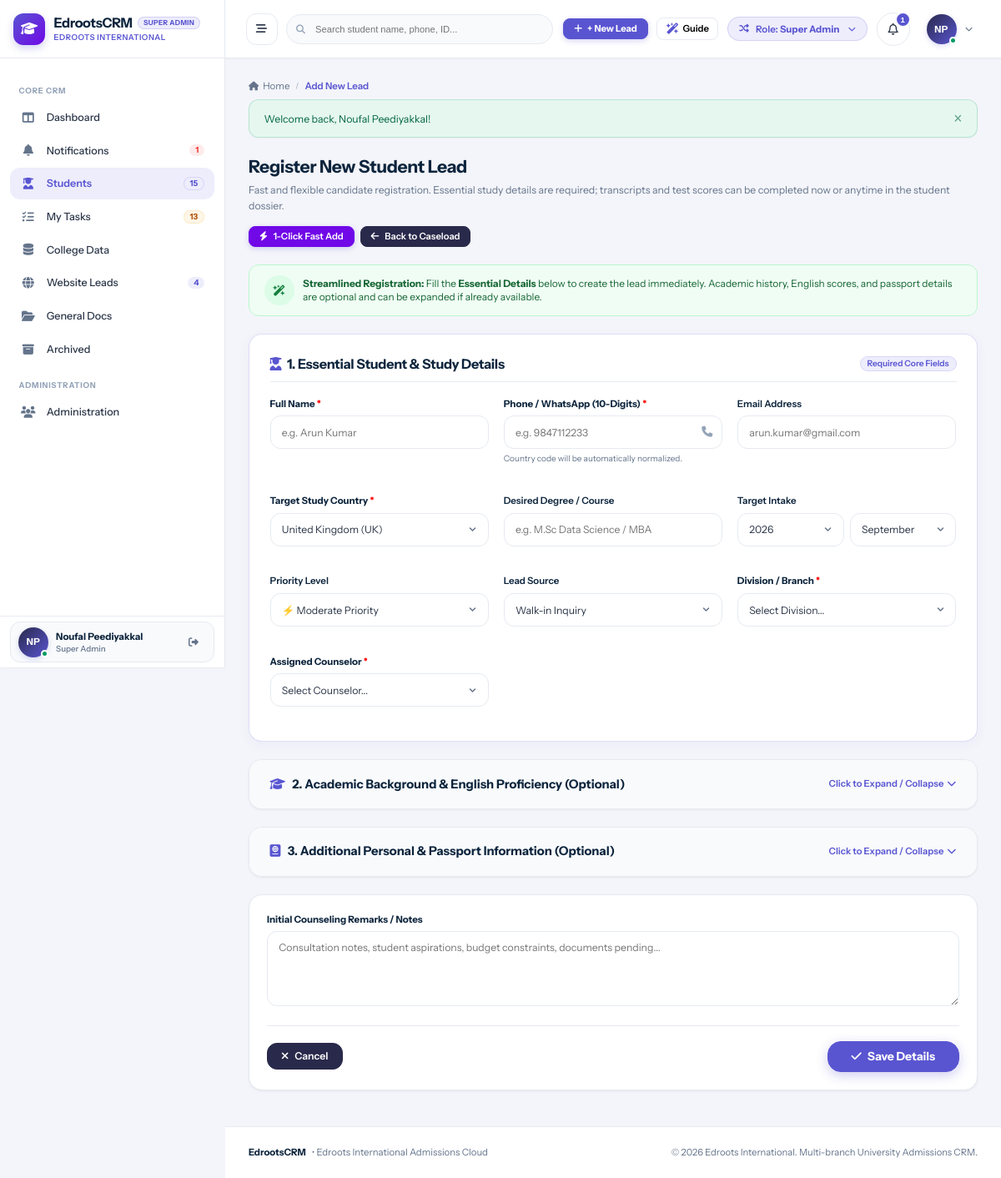
Page /leads/add.php (signed in) on the committed database.
### tables this page shows
CREATE TABLE `users` (
  `id` int(11) NOT NULL AUTO_INCREMENT,
  `branch_id` int(11) DEFAULT NULL,
  `role_id` int(11) NOT NULL,
  `manager_id` int(11) DEFAULT NULL,
  `reporting_manager_id` int(11) DEFAULT NULL,
  `name` varchar(150) NOT NULL,
  `email` varchar(150) NOT NULL,
  `password` varchar(255) NOT NULL,
  `phone` varchar(50) DEFAULT NULL,
  `designation` varchar(100) DEFAULT NULL,
  `avatar` varchar(255) DEFAULT NULL,
  `status` enum('Active','Inactive') DEFAULT 'Active',
  `created_at` datetime DEFAULT current_timestamp(),
  `updated_at` datetime DEFAULT NULL ON UPDATE current_timestamp(),
  PRIMARY KEY (`id`),
  UNIQUE KEY `email` (`email`),
  KEY `idx_branch` (`branch_id`),
  KEY `idx_role` (`role_id`),
  KEY `idx_manager` (`manager_id`)
);

CREATE TABLE `roles` (
  `id` int(11) NOT NULL AUTO_INCREMENT,
  `name` varchar(50) NOT NULL,
  `label` varchar(100) NOT NULL,
  `description` text DEFAULT NULL,
  `created_at` datetime DEFAULT current_timestamp(),
  PRIMARY KEY (`id`),
  UNIQUE KEY `name` (`name`)
);

### leads/add.php (the view, shortened to what the rows shown need)
<?php
require_once __DIR__ . '/../config/database.php';
require_once __DIR__ . '/../config/helpers.php';
require_once __DIR__ . '/../includes/auth.php';
require_login();
$activePage = 'add_lead';
include __DIR__ . '/../includes/header.php';
?>
<div class="page-header" style="display:flex; justify-content:space-between; align-items:flex-start; margin-bottom:1.5rem; flex-wrap:wrap; gap:1rem;">
  <div>
    <h1 style="font-size:1.5rem; font-weight:700; color:var(--text-heading); margin:0 0 0.35rem 0;">Register New Student Lead</h1>
  </div>
</div>
<?php include __DIR__ . '/../includes/footer.php'; ?>

### includes/header.php (shortened to what the rows shown need)
<?php
require_once __DIR__ . '/auth.php';
$currentUser = current_user();
$unreadNotifCount = $currentUser ? get_unread_notifications_count($currentUser['id']) : 0;
$activePage = $activePage ?? '';
?>
<!DOCTYPE html>
<html lang="en">
<head>
  <link rel="stylesheet" href="https://cdnjs.cloudflare.com/ajax/libs/font-awesome/6.5.1/css/all.min.css">
  <link rel="stylesheet" href="<?= base_url('assets/css/style.css') ?>">
</head>
<body>
<div id="app-layout">
  <?php include __DIR__ . '/sidebar.php'; ?>
  <div id="main-wrapper">
    <header id="top-navbar">
      <div class="navbar-right">
        <div class="role-switcher-dropdown" style="position: relative;">
          <button type="button" class="role-switcher-btn" id="role-switcher-btn" title="Simulate different role permissions">
            <span>Role: <strong><?= htmlspecialchars($currentUser['role_label'] ?? 'Guest') ?></strong></span>
          </button>
        </div>
        <div style="position: relative;">
          <button type="button" class="notification-bell-btn" id="notif-bell-btn" title="Notifications">
            <i class="fa-regular fa-bell"></i>
            <?php if ($unreadNotifCount > 0): ?>
              <span class="notification-counter"><?= $unreadNotifCount ?></span>
            <?php endif; ?>
          </button>
        </div>
        <div style="position: relative;">
          <button type="button" class="profile-dropdown-btn" id="user-profile-btn">
            <div class="user-avatar-sm online">
              <?= user_initials($currentUser['name'] ?? 'U') ?>
            </div>
            <i class="fa-solid fa-chevron-down" style="font-size:0.65rem; color:var(--text-muted);"></i>
          </button>
        </div>
      </div>
    </header>
    <main class="content-area">

### includes/sidebar.php (shortened to what the rows shown need)
<?php
global $pdo;
$currentUser = current_user();
$activePage = $activePage ?? '';
$sidebarUnreadNotifs = 0;
try {
    if ($pdo && $currentUser) {
        $now = time();
        $useSidebarCache = !empty($_SESSION['sidebar_cache']) && ($now - ($_SESSION['sidebar_cache_time'] ?? 0) < 30);
        if ($useSidebarCache) {
            $sc = $_SESSION['sidebar_cache'];
            $sidebarActiveLeadsCount = $sc['active_leads'] ?? 0;
            $sidebarWebLeadsCount    = $sc['web_leads'] ?? 0;
            $sidebarScheduledCount   = $sc['scheduled'] ?? 0;
            $sidebarOverdueCount     = $sc['overdue'] ?? 0;
            $sidebarTodayLeadsCount  = $sc['today_leads'] ?? 0;
            $sidebarPendingLeadsCount= $sc['pending_leads'] ?? 0;
            $sidebarTotalTasks       = $sc['total_tasks'] ?? 0;
            $sidebarUnreadNotifs     = $sc['unread_notifs'] ?? 0;
        } else {
            $sidebarUnreadNotifs = get_unread_notifications_count($currentUser['id']);
        }
    }
} catch (Exception $e) {
}
?>
<aside id="sidebar">
<?php
$rawRoleLabel = $currentUser['role_label'] ?? 'Staff';
$headerRoleBadge = $rawRoleLabel;
?>
  <div class="sidebar-header" id="sidebar-brand-header">
    <a href="<?= base_url('dashboard/index.php') ?>" class="brand-wrapper">
      <div class="brand-text">
        <div class="brand-title-row">
          <h1 class="brand-title">EdrootsCRM</h1>
          <span class="sidebar-role-badge sidebar-demo-badge" title="<?= htmlspecialchars($rawRoleLabel) ?>"><?= htmlspecialchars($headerRoleBadge) ?></span>
        </div>
      </div>
    </a>
  </div>
  <nav class="sidebar-nav">
    <a href="<?= base_url('notifications/index.php') ?>" id="sidebar-nav-notifications" class="nav-item <?= ($activePage === 'notifications') ? 'active' : '' ?>">
      <div class="nav-item-content">
        <i class="fa-solid fa-bell nav-icon"></i>
        <span class="nav-label">Notifications</span>
      </div>
      <?php if ($sidebarUnreadNotifs > 0): ?>
        <span class="nav-badge badge-red" title="<?= $sidebarUnreadNotifs ?> unread / unattended notifications"><?= $sidebarUnreadNotifs ?></span>
      <?php endif; ?>
    </a>
  </nav>
  <div class="sidebar-user">
    <div class="sidebar-user-card">
      <div class="user-snippet">
        <div class="user-avatar-sm online" title="<?= htmlspecialchars($currentUser['name'] ?? 'User') ?>">
          <?= user_initials($currentUser['name'] ?? 'U') ?>
        </div>
        <div class="user-info">
          <span class="user-name" title="<?= htmlspecialchars($currentUser['name'] ?? 'User') ?>"><?= htmlspecialchars($currentUser['name'] ?? 'User') ?></span>
          <span class="user-role"><?= htmlspecialchars($currentUser['role_label'] ?? 'Staff') ?></span>
        </div>
      </div>
    </div>
  </div>
</aside>

### rows in the picture
users: role.label "SUPER ADMIN", id "1", name "NP", name "Noufal Peediyakkal", role.label "Super Admin"

### other values in the picture
$sidebarActiveLeadsCount "15"
$sidebarTotalTasks "13"
$sidebarWebLeadsCount "4"
$pageTitle "Add New Lead"
$flash['message'] "Welcome back, Noufal Peediyakkal!"
